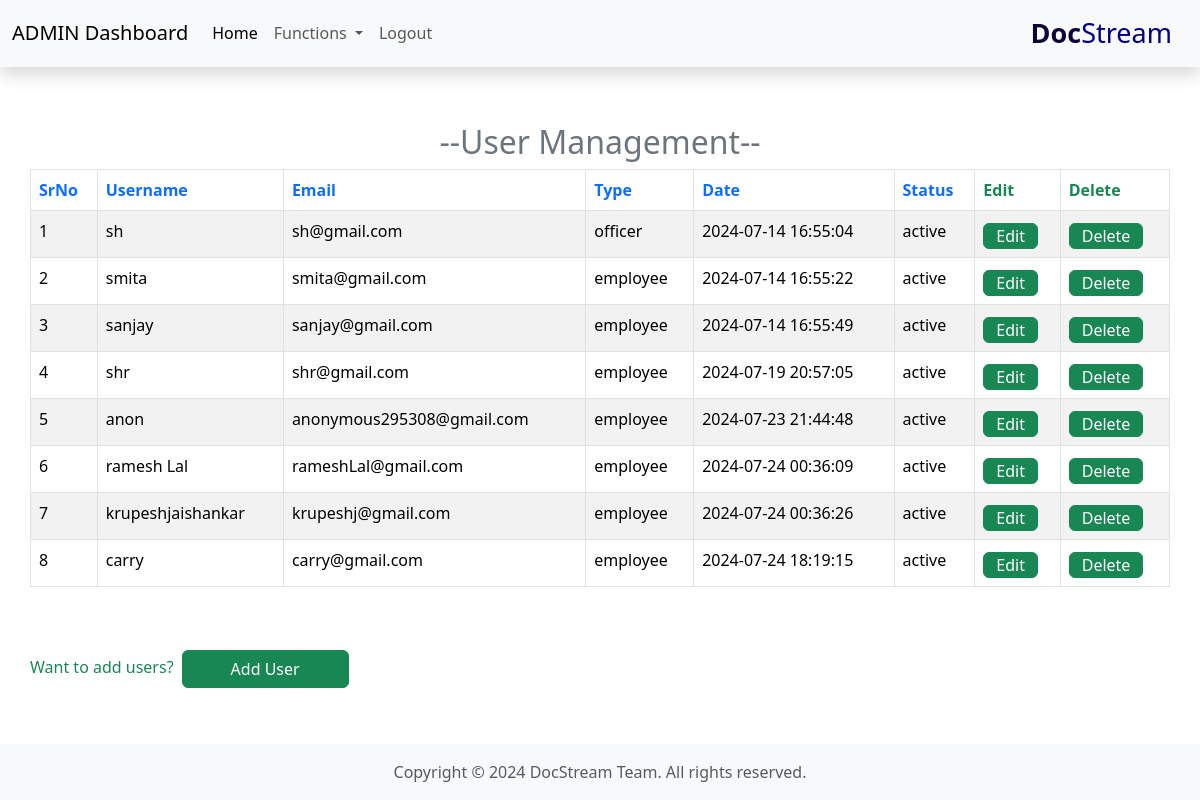
Before: /admin/adminFun/userManagement/userManagement.php with the older database file.
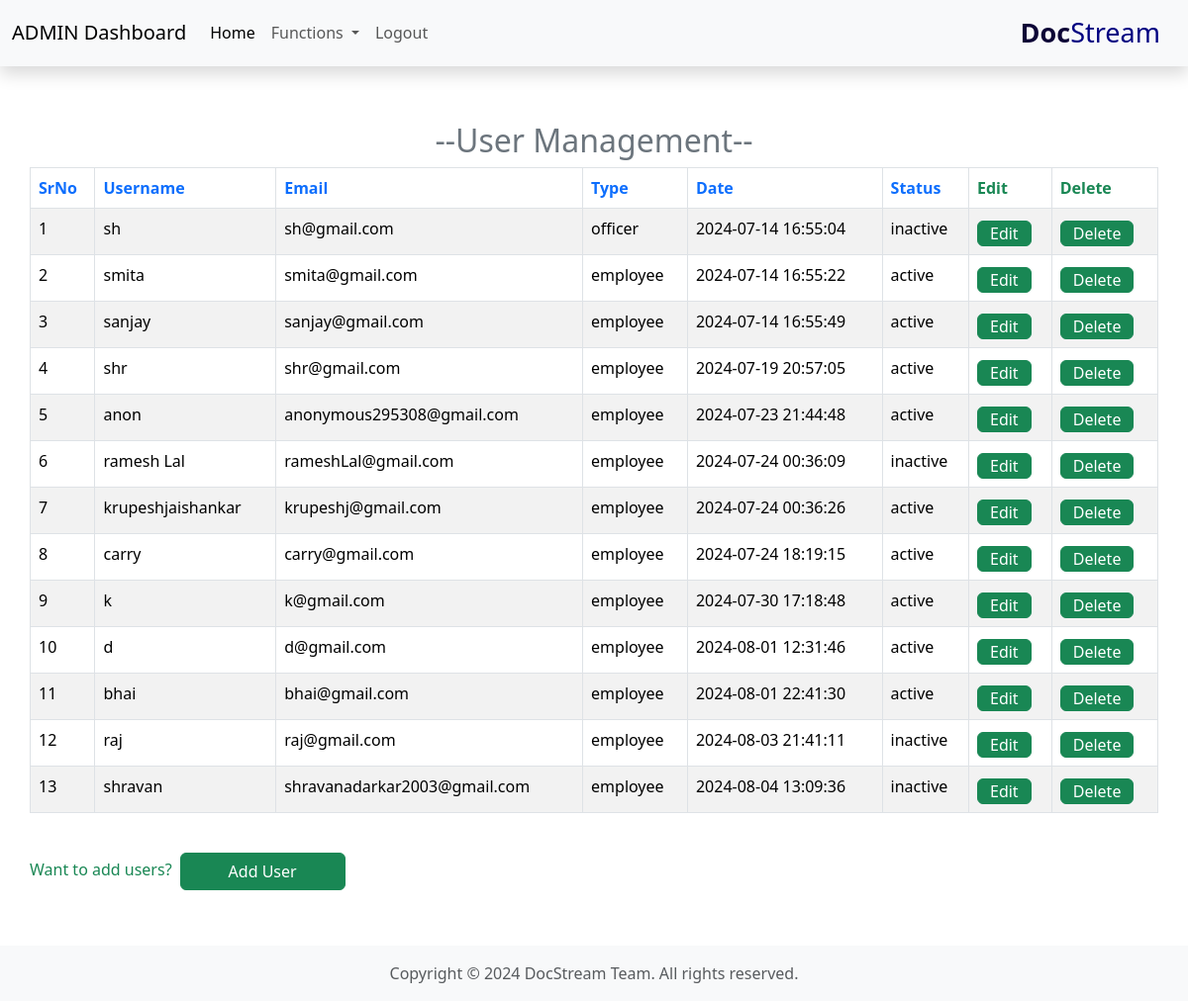
After: the same page with the newer database file.
### tables this page shows
CREATE TABLE `users` (
  `srno` int(11) NOT NULL,
  `username` varchar(25) NOT NULL,
  `email` varchar(50) NOT NULL,
  `type` varchar(10) NOT NULL,
  `password` varchar(256) NOT NULL,
  `date` datetime NOT NULL DEFAULT current_timestamp(),
  `status` enum('active','inactive') NOT NULL DEFAULT 'active'
);

### admin/adminFun/userManagement/userManagement.php (the view, shortened to what this page needs)
<?php
include '/xampp/htdocs/dms/partials/_dbconnect.php';
?>
<!DOCTYPE html>
<html lang="en">
<head>
    <link rel="stylesheet" href="https://cdn.datatables.net/2.1.0/css/dataTables.dataTables.css" />
    <link href="https://cdn.jsdelivr.net/npm/bootstrap@5.3.3/dist/css/bootstrap.min.css" rel="stylesheet">
</head>
<body>
    <?php
    include '/xampp/htdocs/dms/admin/adminExtra/_Aheader.php';
    ?>
    <div class="card-body container mt-5 mb-2 pt-2 pb-2 pl-5 pr-5">
        <h2 class="text-center text-secondary">--User Management--</h2>
        <table id="myTable" class="table table-striped table-bordered ">
            <thead>
                <tr>
                    <th class="text-primary">SrNo</th>
                    <th class="text-primary">Username</th>
                    <th class="text-primary">Email</th>
                    <th class="text-primary">Type</th>
                    <th class="text-primary">Date</th>
                    <th class="text-primary">Status</th>
                    <th class="text-success">Edit</th>
                    <th class="text-success">Delete</th>
                </tr>
            </thead>
            <tbody>
                <?php
                $mySr = 0;
                $sql = "select * from `users` where `type` = 'officer' or `type` = 'employee'";
                $result = mysqli_query($conn, $sql);
                while ($row = mysqli_fetch_assoc($result)) {
                    $mySr++;
                    echo '<tr>
                            <td>' . $mySr . '</td>
                            <td>' . $row["username"] . '</td>
                            <td>' . $row["email"] . '</td>
                            <td>' . $row["type"] . '</td>
                            <td>' . $row["date"] . '</td>
                            <td>' . $row["status"] . '</td>
                            <td><button class="myEdit btn btn-success mt-1 pb-0 pt-0" id="' . $row["srno"] . '">Edit</button></td>
                            <td><button class="myDelete btn btn-success mt-1 pb-0 pt-0" id="' . $row["srno"] . '">Delete</button></td>
                        </tr>';
                }
                ?>
            </tbody>
        </table>
    </div>
    <div class="container px-0">
        <p class="text-success" style="display: inline-block;">Want to add users?</p><button type="button" class="btn btn-success m-2 px-5" data-bs-toggle="modal" data-bs-target="#exampleModal">Add User</button>
    </div>
    <div style="margin-top: auto;">
        <?php require '/xampp/htdocs/dms/partials/_footer.php'; ?>
    </div>
</body>
</html>

Changed rows visible on the page:
changed users "sh": status "active" → "inactive"
changed users "ramesh Lal": status "active" → "inactive"
added users: username "k", email "k@gmail.com", type "employee", date "2024-07-30 17:18:48", status "active"
added users: username "d", email "d@gmail.com", type "employee", date "2024-08-01 12:31:46", status "active"
added users: username "bhai", email "bhai@gmail.com", type "employee", date "2024-08-01 22:41:30", status "active"
added users: username "raj", email "raj@gmail.com", type "employee", date "2024-08-03 21:41:11", status "inactive"
added users: username "shravan", email "shravanadarkar2003@gmail.com", type "employee", date "2024-08-04 13:09:36", status "inactive"
